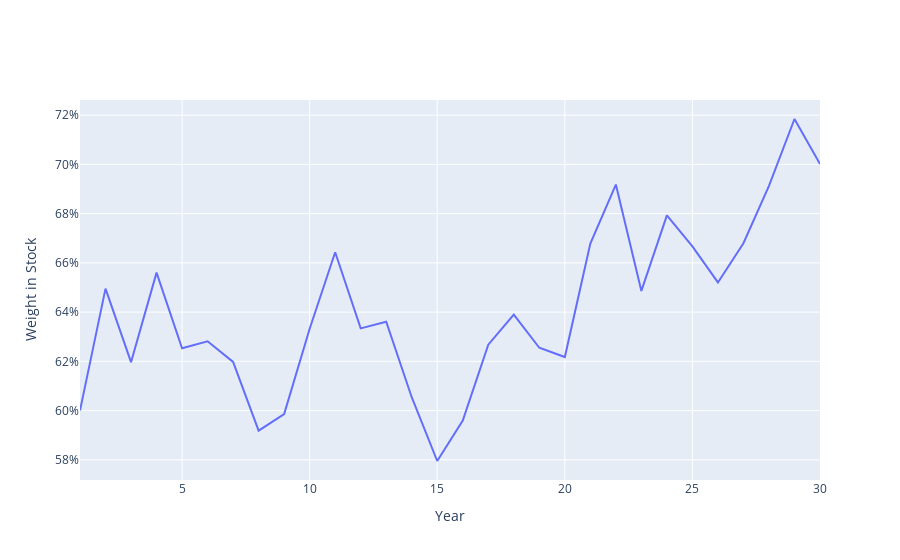

Notebook source saved alongside this figure:
### Code cell
fig = go.Figure()    
trace = go.Scatter(
    x=rets.index,
    y=rets.beg_wgt1,
    mode="lines",
    marker=dict(size=10)
)       
fig.add_trace(trace)
  
fig.layout.xaxis["title"] = "Year"
fig.layout.yaxis["title"] = "Weight in Stock"
# fig.update_xaxes(range=[0, 1.05 * frontier["stdev"].max()])
# fig.update_yaxes(range=[0, 1.05 * frontier["mean"].max()])
fig.update_yaxes(tickformat=".0%")
# fig.update_xaxes(tickformat=".0%")
fig.update_layout(legend=dict(yanchor="top", y =0.5, xanchor="left", x=0.65))
fig.show()

### Figure 1 — Plotly figure (JSON) as saved in the notebook; plotly's stock layout.template omitted (floating-point values rounded to 4 significant figures)
{"data": [{"marker": {"size": 10}, "mode": "lines", "type": "scatter", "x": [1, 2, 3, 4, 5, 6, 7, 8, 9, 10, 11, 12, 13, 14, 15, 16, 17, 18, 19, 20, 21, 22, 23, 24, 25, 26, 27, 28, 29, 30], "y": [0.6, 0.6496, 0.6197, 0.656, 0.6253, 0.6282, 0.6198, 0.5918, 0.5986, 0.6333, 0.6643, 0.6334, 0.6361, 0.6054, 0.5795, 0.596, 0.6268, 0.6389, 0.6255, 0.6217, 0.6678, 0.6918, 0.6486, 0.6793, 0.6667, 0.6521, 0.668, 0.6913, 0.7184, 0.7001]}], "layout": {"legend": {"x": 0.65, "xanchor": "left", "y": 0.5, "yanchor": "top"}, "xaxis": {"title": {"text": "Year"}}, "yaxis": {"tickformat": ".0%", "title": {"text": "Weight in Stock"}}}}
